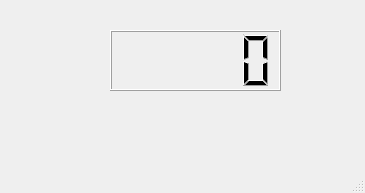
<?xml version="1.0" encoding="UTF-8"?>
<ui version="4.0">
 <class>MainWindow</class>
 <widget class="QMainWindow" name="MainWindow">
  <property name="geometry">
   <rect>
    <x>0</x>
    <y>0</y>
    <width>365</width>
    <height>193</height>
   </rect>
  </property>
  <property name="windowTitle">
   <string>MainWindow</string>
  </property>
  <widget class="QWidget" name="centralwidget">
   <widget class="QLCDNumber" name="lcdNumber">
    <property name="geometry">
     <rect>
      <x>110</x>
      <y>30</y>
      <width>171</width>
      <height>61</height>
     </rect>
    </property>
   </widget>
  </widget>
  <widget class="QMenuBar" name="menubar">
   <property name="geometry">
    <rect>
     <x>0</x>
     <y>0</y>
     <width>365</width>
     <height>24</height>
    </rect>
   </property>
  </widget>
  <widget class="QStatusBar" name="statusbar"/>
 </widget>
 <resources/>
 <connections/>
</ui>
